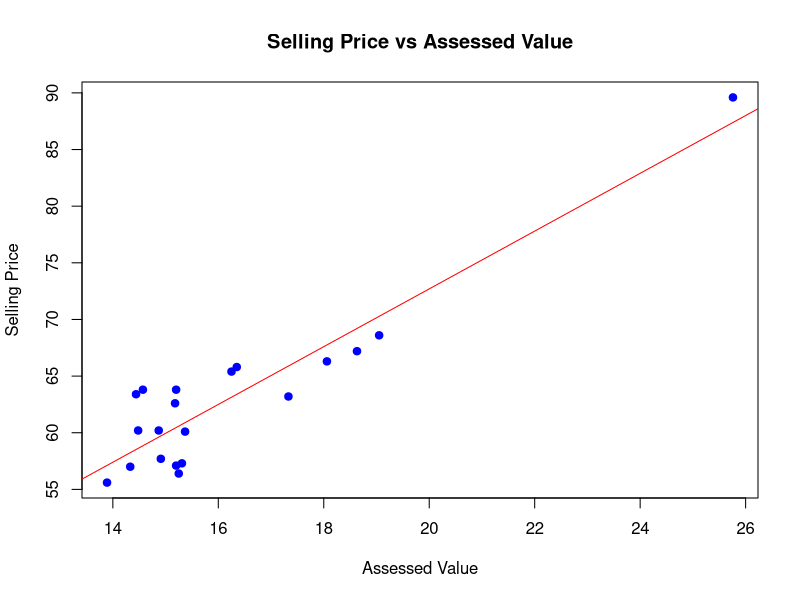
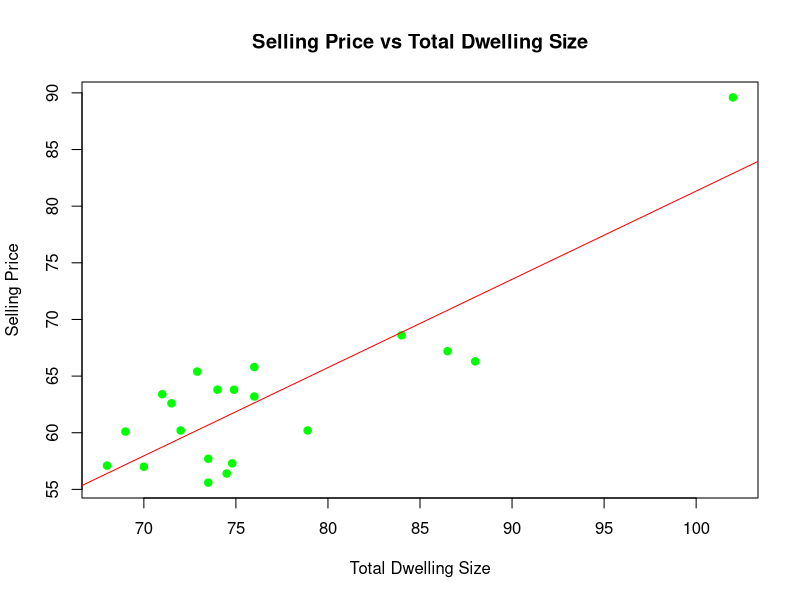

Write R code to recreate these figures, in order.
# Create the dataframe
real_estate_data <- data.frame(
    AssessedValue = c(15.31, 15.20, 16.25, 14.33, 14.57, 17.33, 14.48, 14.91, 15.25, 13.89,
                      15.18, 14.44, 14.87, 18.63, 15.20, 25.76, 19.05, 15.37, 18.06, 16.35),
    SellingPrice = c(57.3, 63.8, 65.4, 57.0, 63.8, 63.2, 60.2, 57.7, 56.4, 55.6,
                     62.6, 63.4, 60.2, 67.2, 57.1, 89.6, 68.6, 60.1, 66.3, 65.8),
    TotalDwellingSize = c(74.8, 74.0, 72.9, 70.0, 74.9, 76.0, 72.0, 73.5, 74.5, 73.5,
                          71.5, 71.0, 78.9, 86.5, 68.0, 102.0, 84.0, 69.0, 88.0, 76.0)
)

# View the dataframe
print(real_estate_data)

# Save to CSV file
#write.csv(real_estate_data, "real_estate_data.csv", row.names = FALSE)
# Fit the model
model <- lm(SellingPrice ~ AssessedValue + TotalDwellingSize, data = real_estate_data)

# Summary of the model
summary(model)
cor(real_estate_data)
# Calculate correlations
cor_matrix <- cor(real_estate_data)

# Print correlation matrix
print(cor_matrix)
# Plot SellingPrice vs AssessedValue
plot(real_estate_data$AssessedValue, real_estate_data$SellingPrice, 
     main = "Selling Price vs Assessed Value",
     xlab = "Assessed Value", ylab = "Selling Price",
     pch = 19, col = "blue")
abline(lm(SellingPrice ~ AssessedValue, data = real_estate_data), col = "red")

# Plot SellingPrice vs TotalDwellingSize
plot(real_estate_data$TotalDwellingSize, real_estate_data$SellingPrice, 
     main = "Selling Price vs Total Dwelling Size",
     xlab = "Total Dwelling Size", ylab = "Selling Price",
     pch = 19, col = "green")
abline(lm(SellingPrice ~ TotalDwellingSize, data = real_estate_data), col = "red")



# Fit your model (if not done already)
model <- lm(SellingPrice ~ AssessedValue + TotalDwellingSize, data = real_estate_data)

# Coefficients table
coefficients_table <- summary(model)$coefficients
print(coefficients_table)

# 95% Confidence Intervals for coefficients
conf_intervals <- confint(model, level = 0.95)
print(conf_intervals)

# Residual standard error
residual_se <- summary(model)$sigma
print(paste("Residual standard error:", residual_se))

# Multiple R-squared
r_squared <- summary(model)$r.squared
print(paste("Multiple R-squared:", r_squared))

# Adjusted R-squared
adj_r_squared <- summary(model)$adj.r.squared
print(paste("Adjusted R-squared:", adj_r_squared))

# F-statistic and p-value
f_statistic <- summary(model)$fstatistic
print(f_statistic)

# Calculate F-statistic p-value
f_p_value <- pf(f_statistic[1], f_statistic[2], f_statistic[3], lower.tail = FALSE)
print(paste("F-statistic p-value:", f_p_value))








# MANOVA with two dependent variables
manova_model <- manova(cbind(AssessedValue, SellingPrice) ~ TotalDwellingSize, data = real_estate_data)

# Summary of MANOVA results
summary(manova_model)

# You can also use different test statistics:
summary(manova_model, test = "Wilks")       # Wilks' Lambda (default)
summary(manova_model, test = "Pillai")      # Pillai's Trace
summary(manova_model, test = "Hotelling")   # Hotelling-Lawley Trace
summary(manova_model, test = "Roy")  # Roy's Largest Root

























y1 <- c(9, 6, 9, 0, 2, 3, 1, 2)
y2 <- c(3, 2, 7, 4, 0, 8, 9, 7)
trt <- c(rep("trt1", 3), rep("trt2", 2), rep("trt3", 3))
dat <- data.frame(y1, y2, trt)
dat
library(car)
res.man <- lm(cbind(y1, y2)~trt)
man_fit <- car::Anova(res.man)
summary(man_fit)
